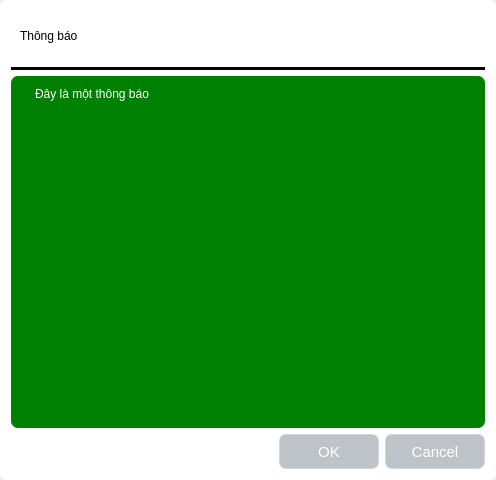
<?xml version="1.0" encoding="UTF-8"?>
<ui version="4.0">
 <class>Form</class>
 <widget class="QWidget" name="Form">
  <property name="geometry">
   <rect>
    <x>0</x>
    <y>0</y>
    <width>496</width>
    <height>480</height>
   </rect>
  </property>
  <property name="windowTitle">
   <string>Form</string>
  </property>
  <layout class="QVBoxLayout" name="verticalLayout">
   <property name="leftMargin">
    <number>0</number>
   </property>
   <property name="topMargin">
    <number>0</number>
   </property>
   <property name="rightMargin">
    <number>0</number>
   </property>
   <property name="bottomMargin">
    <number>0</number>
   </property>
   <item>
    <widget class="QFrame" name="frame_main">
     <property name="styleSheet">
      <string notr="true">QFrame {
background-color: #fff;
border-radius: 7px;
}</string>
     </property>
     <property name="frameShape">
      <enum>QFrame::StyledPanel</enum>
     </property>
     <property name="frameShadow">
      <enum>QFrame::Raised</enum>
     </property>
     <layout class="QVBoxLayout" name="verticalLayout_2">
      <property name="leftMargin">
       <number>11</number>
      </property>
      <property name="topMargin">
       <number>11</number>
      </property>
      <property name="rightMargin">
       <number>11</number>
      </property>
      <property name="bottomMargin">
       <number>11</number>
      </property>
      <item>
       <widget class="QFrame" name="frame_titlebar">
        <property name="sizePolicy">
         <sizepolicy hsizetype="Preferred" vsizetype="Fixed">
          <horstretch>0</horstretch>
          <verstretch>0</verstretch>
         </sizepolicy>
        </property>
        <property name="minimumSize">
         <size>
          <width>0</width>
          <height>50</height>
         </size>
        </property>
        <property name="styleSheet">
         <string notr="true">QFrame {
color: black;
}</string>
        </property>
        <property name="frameShape">
         <enum>QFrame::StyledPanel</enum>
        </property>
        <property name="frameShadow">
         <enum>QFrame::Raised</enum>
        </property>
        <layout class="QHBoxLayout" name="horizontalLayout">
         <item>
          <widget class="QLabel" name="label_title">
           <property name="font">
            <font>
             <family>Segoe UI</family>
             <pointsize>9</pointsize>
            </font>
           </property>
           <property name="text">
            <string>Thông báo</string>
           </property>
          </widget>
         </item>
        </layout>
       </widget>
      </item>
      <item>
       <widget class="Line" name="line">
        <property name="styleSheet">
         <string notr="true">background-color: rgb(0, 0, 0);</string>
        </property>
        <property name="orientation">
         <enum>Qt::Horizontal</enum>
        </property>
       </widget>
      </item>
      <item>
       <widget class="QFrame" name="frame_content">
        <property name="sizePolicy">
         <sizepolicy hsizetype="MinimumExpanding" vsizetype="MinimumExpanding">
          <horstretch>0</horstretch>
          <verstretch>0</verstretch>
         </sizepolicy>
        </property>
        <property name="styleSheet">
         <string notr="true">QFrame {
background-color: green;
color: white;
}</string>
        </property>
        <property name="frameShape">
         <enum>QFrame::StyledPanel</enum>
        </property>
        <property name="frameShadow">
         <enum>QFrame::Raised</enum>
        </property>
        <layout class="QHBoxLayout" name="horizontalLayout_2">
         <property name="leftMargin">
          <number>11</number>
         </property>
         <property name="topMargin">
          <number>11</number>
         </property>
         <property name="rightMargin">
          <number>11</number>
         </property>
         <property name="bottomMargin">
          <number>0</number>
         </property>
         <item alignment="Qt::AlignTop">
          <widget class="QLabel" name="label_image">
           <property name="sizePolicy">
            <sizepolicy hsizetype="Fixed" vsizetype="Fixed">
             <horstretch>0</horstretch>
             <verstretch>0</verstretch>
            </sizepolicy>
           </property>
           <property name="text">
            <string/>
           </property>
           <property name="pixmap">
            <pixmap>D:/pictures/121446649_345781003328897_5897297620313115759_n.jpg</pixmap>
           </property>
          </widget>
         </item>
         <item alignment="Qt::AlignTop">
          <widget class="QLabel" name="label_content">
           <property name="sizePolicy">
            <sizepolicy hsizetype="Preferred" vsizetype="Preferred">
             <horstretch>0</horstretch>
             <verstretch>0</verstretch>
            </sizepolicy>
           </property>
           <property name="font">
            <font>
             <family>Segoe UI</family>
             <pointsize>9</pointsize>
            </font>
           </property>
           <property name="text">
            <string>Đây là một thông báo</string>
           </property>
          </widget>
         </item>
        </layout>
       </widget>
      </item>
      <item alignment="Qt::AlignRight">
       <widget class="QFrame" name="frame_buttons">
        <property name="sizePolicy">
         <sizepolicy hsizetype="Expanding" vsizetype="Fixed">
          <horstretch>0</horstretch>
          <verstretch>0</verstretch>
         </sizepolicy>
        </property>
        <property name="font">
         <font>
          <family>Segoe UI</family>
          <pointsize>33</pointsize>
         </font>
        </property>
        <property name="styleSheet">
         <string notr="true">

QPushButton {
font-family: &quot;Segoe UI&quot;;
font-size: 15px;
border-radius: 7px;
border: 1px solid #ced6e0;
background-color: #bdc3c7;
color: #ffffff;
}

QPushButton:hover {
background-color:#34495e;
}
</string>
        </property>
        <property name="frameShape">
         <enum>QFrame::StyledPanel</enum>
        </property>
        <property name="frameShadow">
         <enum>QFrame::Raised</enum>
        </property>
        <layout class="QHBoxLayout" name="horizontalLayout_3">
         <property name="leftMargin">
          <number>0</number>
         </property>
         <property name="topMargin">
          <number>0</number>
         </property>
         <property name="rightMargin">
          <number>0</number>
         </property>
         <property name="bottomMargin">
          <number>0</number>
         </property>
         <item>
          <widget class="QPushButton" name="button_OK">
           <property name="sizePolicy">
            <sizepolicy hsizetype="Minimum" vsizetype="Preferred">
             <horstretch>0</horstretch>
             <verstretch>0</verstretch>
            </sizepolicy>
           </property>
           <property name="minimumSize">
            <size>
             <width>100</width>
             <height>35</height>
            </size>
           </property>
           <property name="text">
            <string>OK</string>
           </property>
          </widget>
         </item>
         <item>
          <widget class="QPushButton" name="button_Cancel">
           <property name="sizePolicy">
            <sizepolicy hsizetype="Minimum" vsizetype="Preferred">
             <horstretch>0</horstretch>
             <verstretch>0</verstretch>
            </sizepolicy>
           </property>
           <property name="minimumSize">
            <size>
             <width>100</width>
             <height>35</height>
            </size>
           </property>
           <property name="text">
            <string>Cancel</string>
           </property>
          </widget>
         </item>
        </layout>
       </widget>
      </item>
     </layout>
    </widget>
   </item>
  </layout>
 </widget>
 <resources/>
 <connections/>
</ui>
